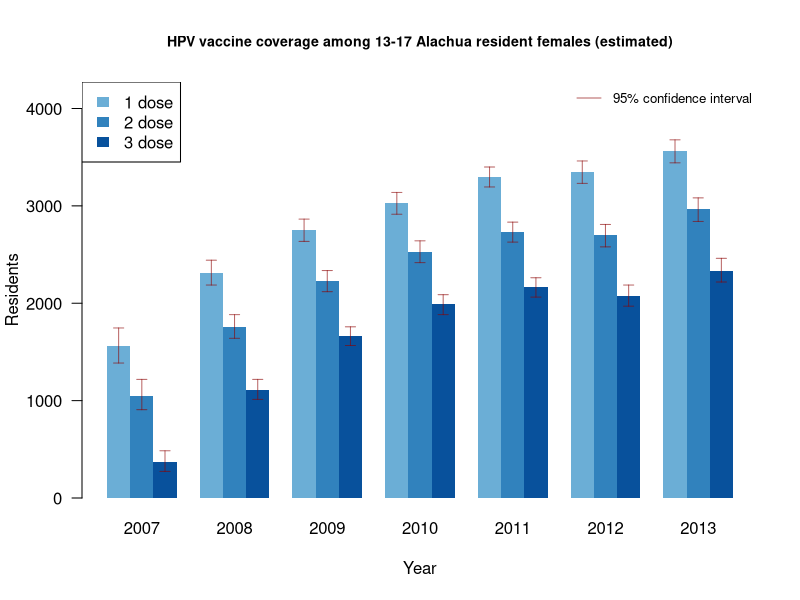
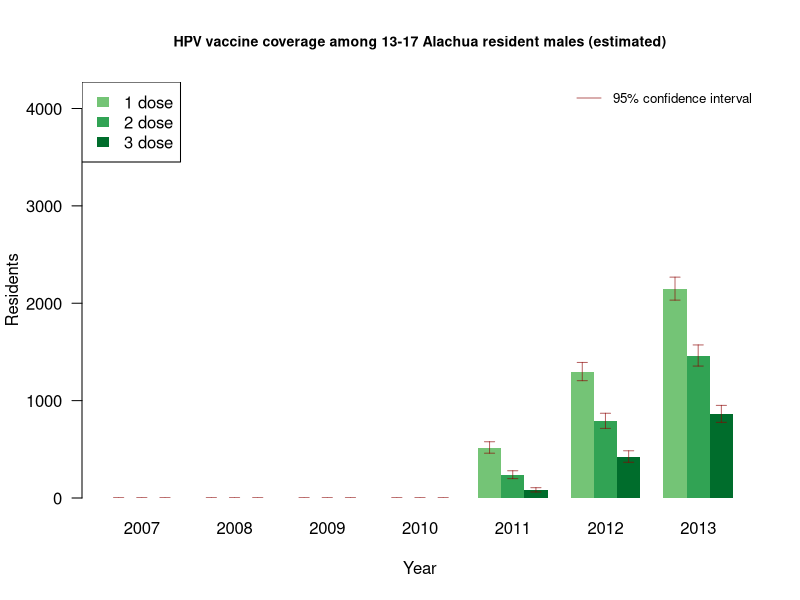
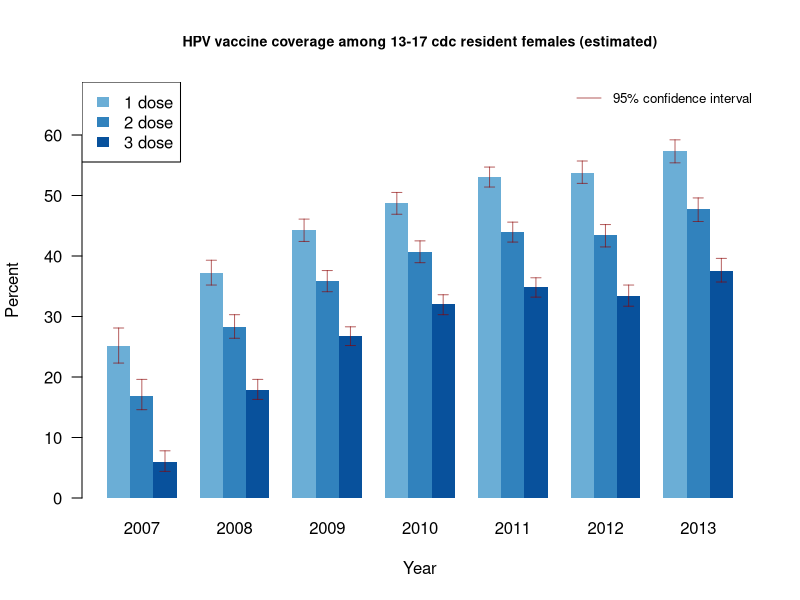
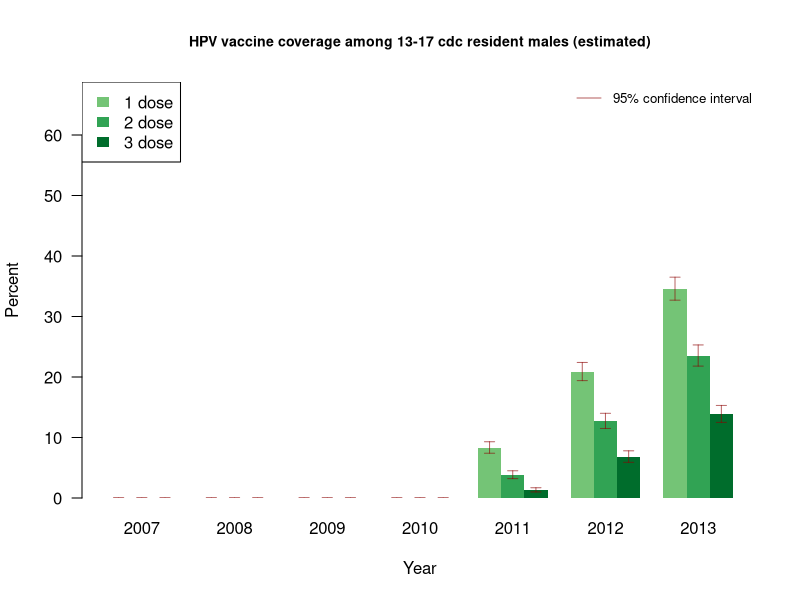

Source code (R) for these figures, in order:
library(dplyr)
library(RColorBrewer)

wd <- 'C:/Users/BrewJR/Documents/fdoh/public/std_2015'
setwd(wd)

#####
# Census data for county-specific population
#####
pop <- read.csv("florida_details.csv", skip = 1)
names(pop) <- gsub("[.]", "", names(pop))
pop <- tbl_df(pop)

pop$AreaName <- as.character(toupper(sub(" County", "", pop$AreaName)))
state <- pop %>% 
  filter(RaceEthnicity == "Total" ) %>%
  select(AreaName, TotalUnder1Year:Total110YearsandOlder)
names(state)[c(2:3, 
               102:104)] <- c("Total0Years", "Total1Years",
                              "Total100-104Years", "Total105-109Years", "Total110+Years")
rm(pop)

# SUM OF ALL
names(state)[17:26]
sum(state[1,17:26]) / sum(state[1,-1])
sum(state[2:68,17:26]) / sum(state[2:68,-1])



# Assign vector of region 3, florida, etc.
region3 <- toupper(c("Alachua",
                     "Baker",
                     "Bradford",
                     "Clay",
                     "Duval",
                     "Flagler",
                     "Gilchrist",
                     "Levy",
                     "Marion",
                     "Nassau",
                     "Putnam",
                     "St. Johns",
                     "Union"))

# In state, assign a vector of region
# As before, each region is EXCLUSIVE (ie, Alachua is NOT part of region 3 is NOT part of florida)
state$region <- NA
state$region <- ifelse(state$AreaName == "ALACHUA", "ALACHUA",
                       ifelse(state$AreaName %in% region3, "REGION3",
                              "FLORIDA"))
rm(region3)

# Remove the aggregate florida county row
state <- state[which(state$AreaName != "FLORIDA"),]

# Alacua denom girls 13 to 17 years old
denom <- sum(state[which(state$AreaName == 'ALACHUA'),paste0('Total', 13:17, 'Years')]) / 2

#####
# CDC DATA HERE: http://www.cdc.gov/mmwr/preview/mmwrhtml/mm6329a3.htm
#####
cdc <- data.frame(year = 2007:2013,
                  girls1 = c(25.1, 37.2, 44.3, 48.7, 53.0, 53.8, 57.3),
                  girls1lwr = c(22.3, 35.2, 42.4, 46.9, 51.4, 52, 55.4),
                  girls1upr = c(28.1, 39.3, 46.1, 50.5, 54.7, 55.7, 59.2),
                  girls2 = c(16.9, 28.3, 35.8, 40.7, 43.9, 43.4, 47.7),
                  girls2lwr = c(14.6, 26.4, 34.1, 38.9, 42.3, 41.5, 45.7),
                  girls2upr = c(19.6, 30.3, 37.6, 42.5, 45.6, 45.2, 49.6),
                  girls3 = c(5.9, 17.9, 26.7, 32.0, 34.8, 33.4, 37.6),
                  girls3lwr = c(4.4, 16.3, 25.2, 30.3, 33.2, 31.7, 35.7),
                  girls3upr = c(7.8, 19.6, 28.3, 33.6, 36.4, 35.2, 39.6),
                  boys1 = c(0, 0, 0, 0, 8.3, 20.8, 34.6),
                  boys1lwr = c(0, 0, 0, 0, 7.4, 19.4, 32.7),
                  boys1upr = c(0, 0, 0, 0, 9.3, 22.4, 36.5),
                  boys2 = c(0, 0, 0, 0, 3.8, 12.7, 23.5),
                  boys2lwr = c(0, 0, 0, 0, 3.2, 11.5, 21.8),
                  boys2upr = c(0, 0, 0, 0, 4.5, 14, 25.3),
                  boys3 = c(0, 0, 0, 0, 1.3, 6.8, 13.9),
                  boys3lwr = c(0, 0, 0, 0, 1, 5.9, 12.5),
                  boys3upr = c(0, 0, 0, 0, 1.7, 7.8, 15.3))

# MAKE AN ALACHUA df INTERPOLATING FROM CDC
alachua <- cdc
for (j in 2:ncol(cdc)){
  column <- cdc[,j]
  column <- column * denom / 100
  alachua[,j] <- round(column)
}

# Make charts
library(Hmisc)

# ALACHUA GIRLS
cols <- brewer.pal(5, 'Blues')[3:5]
columns <- c('girls1', 'girls2', 'girls3')
sub_data <- alachua[,columns]
obj <- t(as.matrix(sub_data))
girls_max <- max(obj)

lwrs <- paste0(columns, 'lwr')
uprs <- paste0(columns, 'upr')
lwrs <- t(as.matrix(alachua[,lwrs]))
uprs <- t(as.matrix(alachua[,uprs]))

bp <- barplot(obj,
              beside = TRUE,
              ylim = c(0, girls_max * 1.2),
              col = cols,
              border = NA,
              las = 1,
              names.arg = alachua$year,
              xlab = 'Year', 
              ylab = 'Residents',
              main = 'HPV vaccine coverage among 13-17 Alachua resident females (estimated)',
              cex.main = 0.85)
legend('topleft',
       fill = cols,
       border = NA,
       legend = paste(1:3, 'dose'))
legend('topright',
       lty = 1,
       col = adjustcolor('darkred', alpha.f = 0.6),
       legend = '95% confidence interval',
       bty = 'n',
       cex = 0.8)

errbar(x = as.numeric(bp),
       y = as.numeric(obj),
       yplus = as.numeric(uprs),
       yminus = as.numeric(lwrs),
       pch = NA,
       add = TRUE,
       errbar.col = adjustcolor('darkred', alpha.f = 0.6))


# ALACHUA BOYS
cols <- brewer.pal(5, 'Greens')[3:5]
columns <- c('boys1', 'boys2', 'boys3')
sub_data <- alachua[,columns]
obj <- t(as.matrix(sub_data))

lwrs <- paste0(columns, 'lwr')
uprs <- paste0(columns, 'upr')
lwrs <- t(as.matrix(alachua[,lwrs]))
uprs <- t(as.matrix(alachua[,uprs]))


bp <- barplot(obj,
              beside = TRUE,
              ylim = c(0, girls_max * 1.2),
              col = cols,
              border = NA,
              las = 1,
              names.arg = alachua$year,
              xlab = 'Year', 
              ylab = 'Residents',
              main = 'HPV vaccine coverage among 13-17 Alachua resident males (estimated)',
              cex.main = 0.85)
legend('topleft',
       fill = cols,
       border = NA,
       legend = paste(1:3, 'dose'))

legend('topright',
       lty = 1,
       col = adjustcolor('darkred', alpha.f = 0.6),
       legend = '95% confidence interval',
       bty = 'n',
       cex = 0.8)

errbar(x = as.numeric(bp),
       y = as.numeric(obj),
       yplus = as.numeric(uprs),
       yminus = as.numeric(lwrs),
       pch = NA,
       add = TRUE,
       errbar.col = adjustcolor('darkred', alpha.f = 0.6))

# PROPORTIONAL GIRLS
cols <- brewer.pal(5, 'Blues')[3:5]
columns <- c('girls1', 'girls2', 'girls3')
sub_data <- cdc[,columns]
obj <- t(as.matrix(sub_data))
girls_max <- max(obj)

lwrs <- paste0(columns, 'lwr')
uprs <- paste0(columns, 'upr')
lwrs <- t(as.matrix(cdc[,lwrs]))
uprs <- t(as.matrix(cdc[,uprs]))


bp <- barplot(obj,
              beside = TRUE,
              ylim = c(0, girls_max * 1.2),
              col = cols,
              border = NA,
              las = 1,
              names.arg = cdc$year,
              xlab = 'Year', 
              ylab = 'Percent',
              main = 'HPV vaccine coverage among 13-17 cdc resident females (estimated)',
              cex.main = 0.85)
legend('topleft',
       fill = cols,
       border = NA,
       legend = paste(1:3, 'dose'))

legend('topright',
       lty = 1,
       col = adjustcolor('darkred', alpha.f = 0.6),
       legend = '95% confidence interval',
       bty = 'n',
       cex = 0.8)

errbar(x = as.numeric(bp),
       y = as.numeric(obj),
       yplus = as.numeric(uprs),
       yminus = as.numeric(lwrs),
       pch = NA,
       add = TRUE,
       errbar.col = adjustcolor('darkred', alpha.f = 0.6))


# PROPORTIONAL BOYS
cols <- brewer.pal(5, 'Greens')[3:5]
columns <- c('boys1', 'boys2', 'boys3')
sub_data <- cdc[,columns]
obj <- t(as.matrix(sub_data))


# CURRENT

lwrs <- paste0(columns, 'lwr')
uprs <- paste0(columns, 'upr')
lwrs <- t(as.matrix(cdc[,lwrs]))
uprs <- t(as.matrix(cdc[,uprs]))

bp <- barplot(obj,
              beside = TRUE,
              ylim = c(0, girls_max * 1.2),
              col = cols,
              border = NA,
              las = 1,
              names.arg = cdc$year,
              xlab = 'Year', 
              ylab = 'Percent',
              main = 'HPV vaccine coverage among 13-17 cdc resident males (estimated)',
              cex.main = 0.85)
legend('topleft',
       fill = cols,
       border = NA,
       legend = paste(1:3, 'dose'))

legend('topright',
       lty = 1,
       col = adjustcolor('darkred', alpha.f = 0.6),
       legend = '95% confidence interval',
       bty = 'n',
       cex = 0.8)

errbar(x = as.numeric(bp),
       y = as.numeric(obj),
       yplus = as.numeric(uprs),
       yminus = as.numeric(lwrs),
       pch = NA,
       add = TRUE,
       errbar.col = adjustcolor('darkred', alpha.f = 0.6))
